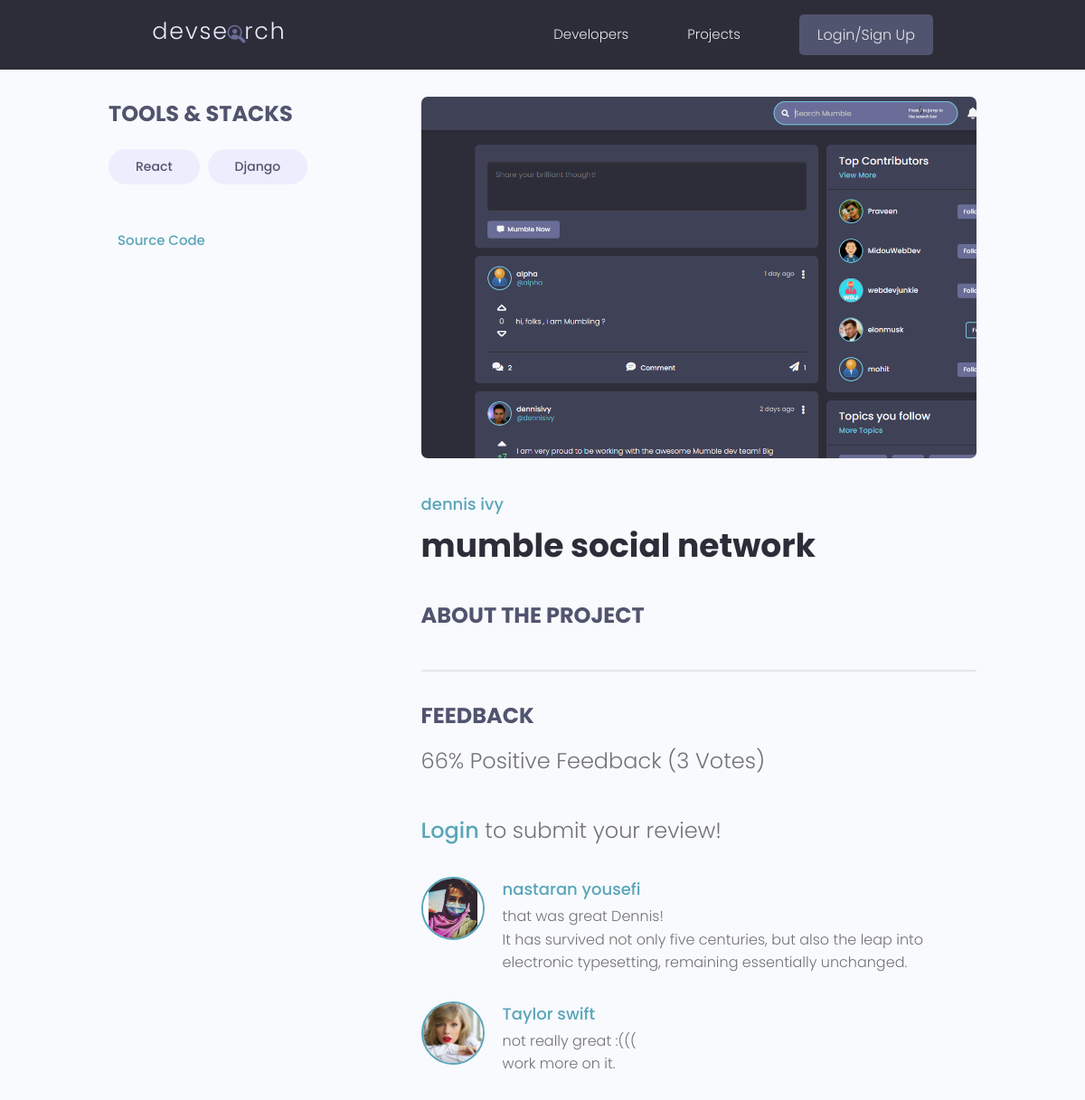
Page /projects/project/70bd78b0-c395-429b-9511-f143978599df/ on the committed database.
### projects/models.py (models this page shows, shortened)
class Tag(models.Model):
    name = models.CharField(max_length=100)
    created = models.DateTimeField(auto_now_add=True)
    id = models.UUIDField(default=uuid.uuid4, unique=True, editable=False, primary_key=True)

class Project(models.Model):
    owner = models.ForeignKey(Profile, on_delete=models.SET_NULL, null=True, blank=True)
    title = models.CharField(max_length=200)
    description = models.TextField(null=True, blank=True)
    featured_image = models.ImageField(null=True, blank=True, default='project_cover/default.jpg', upload_to='project_cover/')
    demo_link = models.CharField(max_length=2000, null=True, blank=True)
    source_code = models.CharField(max_length=2000, null=True, blank=True)
    tags = models.ManyToManyField('Tag', blank=True)
    vote_total = models.IntegerField(default=0, null=True, blank=True)
    vote_ratio = models.IntegerField(default=0, null=True, blank=True)
    created = models.DateTimeField(auto_now_add=True)
    id = models.UUIDField(default=uuid.uuid4, unique=True, editable=False, primary_key=True)
    class Meta:
        ordering = ['-vote_ratio', '-vote_total']

class Review(models.Model):
    VOTE_CHOICES = (
        ('up', 'Up Vote'),
        ('down', 'Down Vote'),
    )
    owner= models.ForeignKey(Profile, on_delete=models.CASCADE, null=True)
    project = models.ForeignKey(Project, on_delete=models.CASCADE)
    body = models.TextField(null=True, blank=True)
    value = models.CharField(max_length=50, choices=VOTE_CHOICES)
    created = models.DateTimeField(auto_now_add=True)
    id = models.UUIDField(default=uuid.uuid4, unique=True, editable=False, primary_key=True)
    class Meta:
        unique_together = [['owner', 'project']]

### users/models.py (models this page shows, shortened)
class Profile(models.Model):
    user = models.OneToOneField(User, on_delete=models.CASCADE, null=True, blank=True)
    name = models.CharField(max_length=250, null=True, blank=True)
    username = models.CharField(max_length=250, null=True, blank=True)
    email = models.EmailField(max_length=500, blank=True, null=True)
    short_intro = models.CharField(max_length=200, blank=True, null=True)
    bio = models.TextField(blank=True, null=True)
    location = models.CharField(max_length=200, blank=True, null=True)
    profile_image = models.ImageField(blank=True, null=True, upload_to='profiles/',
                         default='profiles/user-default.png')
    social_github = models.CharField(max_length=500, blank=True, null=True)
    social_linkedin = models.CharField(max_length=500, blank=True, null=True)
    social_website = models.CharField(max_length=500, blank=True, null=True)
    social_twitter = models.CharField(max_length=500, blank=True, null=True)
    created = models.DateTimeField(auto_now_add=True)
    id = models.UUIDField(default=uuid.uuid4, unique=True, editable=False, primary_key=True)

### projects/views.py (the view, shortened to what this page needs)
# urls.py: path('project/<str:pk>/', views.project, name='project'),
def project(request, pk):
    project_obj = get_object_or_404(Project, pk=pk)
    tags = project_obj.tags.all()
    form = ReviewForm()
    if request.user.is_authenticated:
        reviews = project_obj.review_set.filter(owner__username__exact=request.user.profile)
    else:
        reviews = None
    context = {
        'project_obj' : project_obj,
        'tags' : tags,
        'form' : form,
        'reviews' : reviews,
    }
    return render(request, 'projects/single_project.html', context)

### projects/templates/projects/single_project.html (shortened to what this page needs)
{% extends 'main.html' %}
{% block content %}
    <main class="singleProject my-md">
    <div class="container">
      <div class="layout">
        <div class="column column--1of3">
          <h3 class="singleProject__subtitle">Tools & Stacks</h3>
          <div class="singleProject__toolStack">
            {% for tag in project_obj.tags.all %}
            <span class="tag tag--pill tag--sub tag--lg">
              <small>{{ tag.name }}</small>
            </span>
            {% endfor %}
          </div>
          {% if project_obj.source_code %}
              <a class="singleProject__liveLink" href="{{project_obj.source_code}}" target="_blank">Source Code
              </a>
          {% endif %}
        </div>
        <div class="column column--2of3">
          <img class="singleProject__preview" src="{{ project_obj.featured_image.url }}" alt="{{ project_obj.title}}" />
          <a href="{% url 'user-profile' project_obj.owner.pk %}" class="singleProject__developer">{{ project_obj.owner.name}}</a>
          <h2 class="singleProject__title">{{ project_obj.title }}</h2>
          <h3 class="singleProject__subtitle">About the Project</h3>
          <div class="comments">
            <h3 class="singleProject__subtitle">Feedback</h3>
            <h5 class="project--rating">
                {{ project_obj.vote_ratio }}% Positive Feedback ({{ project_obj.vote_total }} Vote{{ project_obj.vote_total|pluralize:"s" }})
            </h5>
                {% if request.user.is_authenticated %}
                    {% if project_obj.owner == request.user.profile %}
                        <p>You can't review on your own project!</p>
                    {% elif not reviews %}
                        <form class="form" action="{% url 'project' project_obj.id %}" method="POST">
                            {% csrf_token %}
                            {% for field in form %}
                              <div class="form__field">
                                <label for="formInput#textarea">{{ field.label}}: </label>
                                  {{ field }}
                              </div>
                            {% endfor %}
                          <input class="btn btn--sub btn--lg" type="submit" value="Comments" />
                        </form>
                    {% endif %}
                {% else %}
                    <h5><a href="{% url 'login' %}?next={{ request.path }}">Login</a> to submit your review!</h5>
                {% endif %}
            <div class="commentList">
                {% for review in project_obj.review_set.all %}
                {% if review.body %}
                  <div class="comment">
                    <a href="{% url 'user-profile' review.owner.id %}">
                      <img class="avatar avatar--md"
                        src="{{ review.owner.profile_image.url }}" alt="user" />
                    </a>
                    <div class="comment__details">
                      <a href="{% url 'user-profile' review.owner.id %}" class="comment__author">{{ review.owner.name }}</a>
                      <p class="comment__info">{{ review.body|linebreaks }}</p>
                    </div>
                  </div>
                {% endif %}
                {% endfor %}
              </div>
            </div>
          </div>
        </div>
      </div>
  </main>
{% endblock %}

### static/styles/app.css (style rules this page uses)
:root { --color-sub: #2d2d39; }
img { width: 100%; }
.singleProject .column--1of3 { order: 2; }
@media screen and (min-width: 1081px) { .singleProject .column--1of3 { order: 1; } }
@media screen and (min-width: 1081px) { .singleProject .column--2of3 { order: 2; } }
.singleProject__toolStack { margin-top: 2rem; margin-bottom: 4rem; }
.singleProject__liveLink { font-weight: 500; transition: all 0.3s ease-in-out; border-bottom: 2px solid transparent; }
.singleProject__preview { height: 50vh; object-fit: cover; object-position: top center; margin-bottom: 3rem; border-radius: 0.7rem; }
.singleProject__developer { font-size: 1.8rem; font-weight: 500; }
.singleProject__title { font-size: 3.6rem; font-weight: 700; color: var(--color-sub); margin-bottom: 3rem; }
.project--rating { margin-bottom: 1.6em; margin-top: .5em; }
.singleProject__subtitle { text-transform: uppercase; font-size: 2.4rem; font-weight: 700; color: var(--color-sub-light); margin-bottom: 1rem; }
.comments { margin-top: 4rem; padding-top: 3rem; border-top: 2px solid var(--color-light); }
.commentList { margin: 3rem 0; }
.comment { display: flex; gap: 2rem; }
.comment:not(:last-child) { margin-bottom: 3rem; }
.comment__author { font-size: 1.8rem; }
.comment__info { font-size: 1.45rem; }

### static/uikit/styles/modules/_variables.css (style rules this page uses)
:root { --color-main: #5aa5b9; --color-main-light: #e6faff; --color-sub: #3f4156; --color-sub-light: #51546e; --color-sub-lighter: #ededfd; --color-text: #737373; --color-gray: #8b8b8b; --color-light: #e5e7eb; --color-light-gray: #767676; --color-bg: #f8fafd; --color-white: #fffefd; --color-white-light: #f3f3f3; --color-success: #359e64; --color-success-bg: #def8e8; --color-error: #fc4b0b; --color-error-bg: #fff2ee; --font-base: 'Poppins', arial, helvetica, 'Segoe UI', roboto, ubuntu, sans-serif; --font-monospace: 'Fira Code', 'Courier New', courier, monospace; --font-regular: 300; --font-medium: 500; --font-bold: 700; --generic-shadow: 1px 1px 5px #00000010; --generic-transition: all 0.3s ease-in-out; }

### static/uikit/styles/modules/_base.css (style rules this page uses)
* { margin: 0; padding: 0; box-sizing: border-box; text-rendering: optimizeLegibility; color: inherit; font-size: inherit; }
html { font-size: 50%; }
@media only screen and (min-width: 480px) { html { font-size: 56.25%; } }
@media only screen and (min-width: 1200px) { html { font-size: 62.5%; } }
body { line-height: 1.6; font-weight: 400; font-size: 1.5rem; color: var(--color-text); background-color: var(--color-bg); min-height: 100vh; }

### static/uikit/styles/modules/_typography.css (style rules this page uses)
* { font-family: var(--font-base); }
h2 { font-size: 3.6rem; font-weight: var(--font-bold); }
h3 { font-size: 3.2rem; font-weight: var(--font-medium); }
h5 { font-size: 2.4rem; font-weight: var(--font-medium); }
h5, h6 { font-weight: var(--font-regular); }
p, span, strong { font-size: 1.6rem; color: var(--color-text); font-weight: var(--font-regular); }
a { padding-bottom: 2px; text-decoration: none; display: inline-block; color: var(--color-main); font-weight: var(--font-medium); }

### static/uikit/styles/modules/_utilities.css (style rules this page uses)
.container { width: 92%; max-width: 165rem; margin: 0 auto; box-sizing: border-box; }
@media screen and (min-width: 1000px) { .container { width: 90%; } }
@media screen and (min-width: 1200px) { .container { width: 80%; } }
.my-md { margin: 3rem auto; }

### static/uikit/styles/modules/_avatar.css (style rules this page uses)
.avatar { border-radius: 50%; border: 2px solid var(--color-main); object-fit: cover; }
.avatar--md { height: 7rem; width: 7rem; }

### static/uikit/styles/modules/_tag.css (style rules this page uses)
.tag { display: inline-flex; align-items: center; background-color: var(--color-sub); height: -webkit-fit-content; height: -moz-fit-content; height: fit-content; width: -webkit-fit-content; width: -moz-fit-content; width: fit-content; border-radius: 0.5rem; padding: 0.5rem 1.5rem; font-size: 1.2rem; cursor: pointer; }
.tag:not(:last-child) { margin-right: 0.25rem; margin-bottom: 0.75rem; }
.tag > small { color: var(--color-white); }
.tag--pill { border-radius: 5rem; }
.tag--sub, .tag--sub > small { background: var(--color-sub-lighter); color: var(--color-sub-light); font-weight: 500; }
.tag--lg { padding: 0.8rem 3rem; font-size: 1.4rem; }
.tag--lg:not(:last-child) { margin-right: 0.5rem; margin-bottom: 1rem; }

### static/uikit/styles/modules/_layout.css (style rules this page uses)
.layout { display: flex; flex-flow: row wrap; justify-content: space-between; }
.layout > .column { margin-bottom: 3rem; }
.layout > .column.column--1of3 { flex-basis: 30%; }
.layout > .column.column--2of3 { flex-basis: 64%; }

### rows in the picture
Tag: name "React"
Tag: name "Django"
Project: featured_image (picture), owner.name "dennis ivy", title "mumble social network", vote_ratio "66", vote_total "3"
Review: owner.profile_image (picture), owner.name "nastaran yousefi", body "that was great Dennis! It has survived not only five centuries, but also the leap into electronic typesetting, remaining essentially unchanged."
Review: owner.profile_image (picture), owner.name "Taylor swift", body "not really great :((( work more on it."
